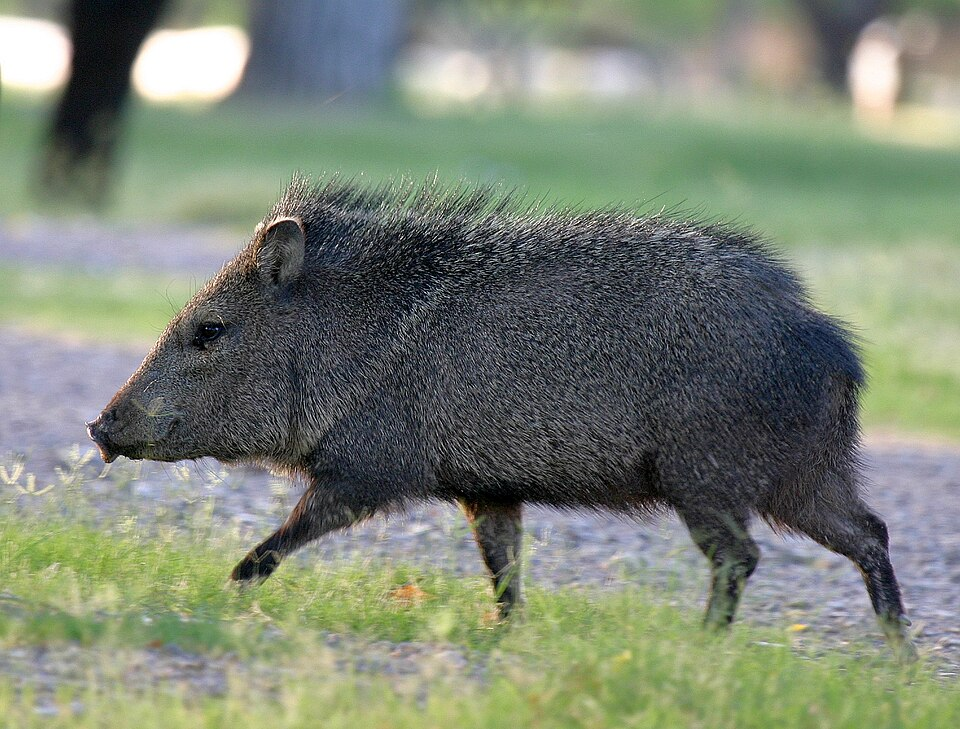
#> input picture reference/real_side_walking.jpg, 960 x 729 px
$ python reference_masks.py
#> lines starting #> are read from the running program, lines starting #| are printed output that depends on the picture; after the words box and inside, x2 and y2 are one past the last pixel; in counts of white or black regions, pixels touching at a corner belong together
"""
Extrae mascaras de silueta de las fotos de referencia (fondo blanco).

Uso:  python src/reference_masks.py            (venv con opencv)

Metodo: umbral sobre "no-blanco" (min de canales y saturacion) -> semilla de GrabCut
(OpenCV) -> mayor componente conexo -> relleno de huecos (la banda clara del collar
no debe agujerear la silueta) -> recorte por debajo de la linea de suelo (la sombra
gris bajo las pezunas no es animal). Guarda reference/masks/<vista>.png y una
superposicion de control reference/masks/<vista>_check.jpg.
"""
import os
import json
import numpy as np
import cv2

ROOT = os.path.dirname(os.path.dirname(os.path.abspath(__file__)))
REF = os.path.join(ROOT, "reference")
OUT = os.path.join(REF, "masks")


# [43 lines left out: function extract, not called in this run]


def extract_rect(path, rect, iters=6):
    """Foto con fondo natural: GrabCut inicializado con un rectangulo + mayor componente."""
#> called with path = 'reference/real_side_walking.jpg', rect = (62, 165, 860, 495), iters = 6
    img = cv2.imread(path)
#> img is the input picture: shape (729, 960, 3); mean B, G, R 118, 133.4, 125
    gc = np.zeros(img.shape[:2], np.uint8)
    bgd = np.zeros((1, 65), np.float64)
    fgd = np.zeros((1, 65), np.float64)
    cv2.grabCut(img, gc, tuple(rect), bgd, fgd, iters, cv2.GC_INIT_WITH_RECT)
    m = ((gc == cv2.GC_FGD) | (gc == cv2.GC_PR_FGD)).astype(np.uint8)
    m = cv2.morphologyEx(m, cv2.MORPH_OPEN, np.ones((5, 5), np.uint8))
    n, lab, stats, _ = cv2.connectedComponentsWithStats(m, 8)
#> n = 2
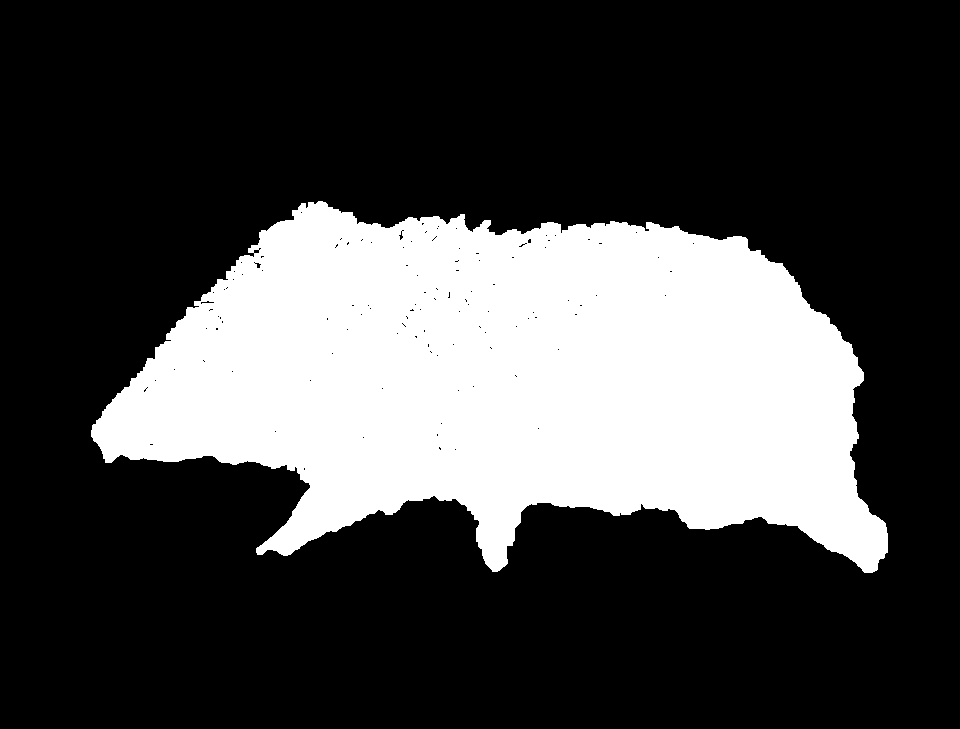
#> m: shape (729, 960); values 0 (black) and 1 (white), 27.5% white; 1 white region, box (x1, y1, x2, y2) and area: (91, 201, 888, 573) 192434
    k = 1 + int(np.argmax(stats[1:, cv2.CC_STAT_AREA]))
#> k = 1
    m = (lab == k).astype(np.uint8)
    inv = (1 - m).astype(np.uint8)
    n, lab, stats, _ = cv2.connectedComponentsWithStats(inv, 4)
#> n = 115
    for i in range(1, n):
        x, y, ww, hh, area = stats[i]
        if area < 3000 and x > 0 and y > 0:
            m[lab == i] = 1
#> m: shape (729, 960); values 0 (black) and 1 (white), 27.5% white; 1 white region, box (x1, y1, x2, y2) and area: (91, 201, 888, 573) 192705
    return img, m * 255


def main():
    os.makedirs(OUT, exist_ok=True)
    meta_path = os.path.join(REF, "ref_landmarks.json")
    meta = json.load(open(meta_path)) if os.path.exists(meta_path) else {}
    for view in ("side", "front", "three_quarter"):
        src = os.path.join(REF, "ref_%s.jpg" % view)
        if not os.path.exists(src):
            continue
        img, mask, gy = extract(src)
        cv2.imwrite(os.path.join(OUT, view + ".png"), mask)
        over = img.copy()
        edge = cv2.morphologyEx(mask, cv2.MORPH_GRADIENT, np.ones((5, 5), np.uint8)) > 0
        over[edge] = (0, 0, 255)
        tint = over.copy()
        tint[mask == 0] = (tint[mask == 0] * 0.5 + np.array([255, 200, 120]) * 0.5).astype(np.uint8)
        cv2.imwrite(os.path.join(OUT, view + "_check.jpg"), cv2.resize(tint, (1000, 558)))
        ys, xs = np.nonzero(mask)
        info = {"ground_y_auto": int(gy), "bbox": [int(xs.min()), int(ys.min()), int(xs.max()), int(ys.max())],
                "area_px": int((mask > 0).sum())}
        meta.setdefault(view, {}).update(info)
        print(view, info)
    # foto real lateral (fondo natural): GrabCut con rectangulo
    for view, rect in (("real_side_walking", (62, 165, 860, 495)),):
        src = os.path.join(REF, view + ".jpg")
        if not os.path.exists(src):
            continue
        img, mask = extract_rect(src, rect)
        cv2.imwrite(os.path.join(OUT, view + ".png"), mask)
        over = img.copy()
        edge = cv2.morphologyEx(mask, cv2.MORPH_GRADIENT, np.ones((3, 3), np.uint8)) > 0
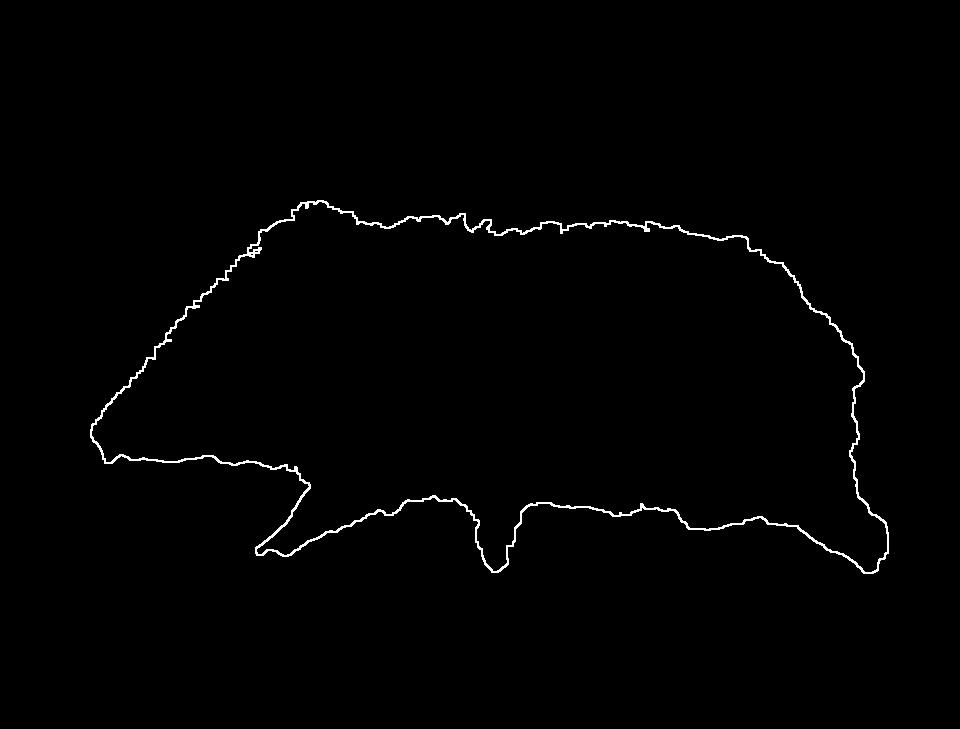
#> edge: shape (729, 960) bool; 0.91% white in thin lines or dots, all inside (x1, y1, x2, y2) = (90, 200, 889, 574)
        over[edge] = (0, 0, 255)
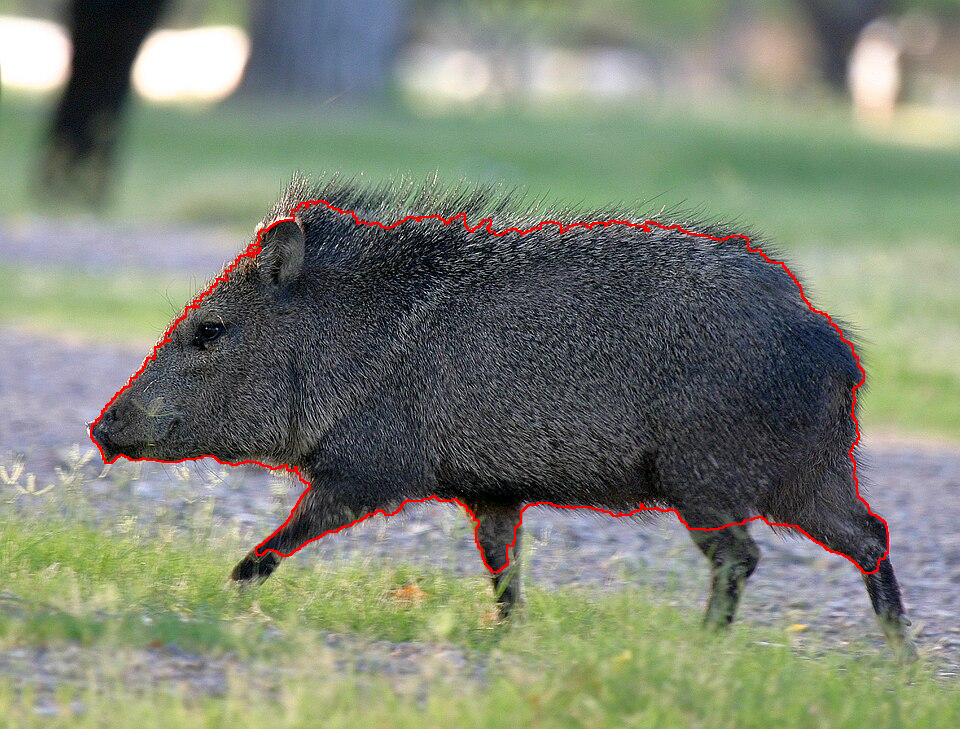
#> over: shape (729, 960, 3); 0.91% of pixels changed, all inside (x1, y1, x2, y2) = (90, 200, 889, 574)
        over[mask == 0] = (over[mask == 0] * 0.4 + np.array([255, 200, 120]) * 0.6).astype(np.uint8)
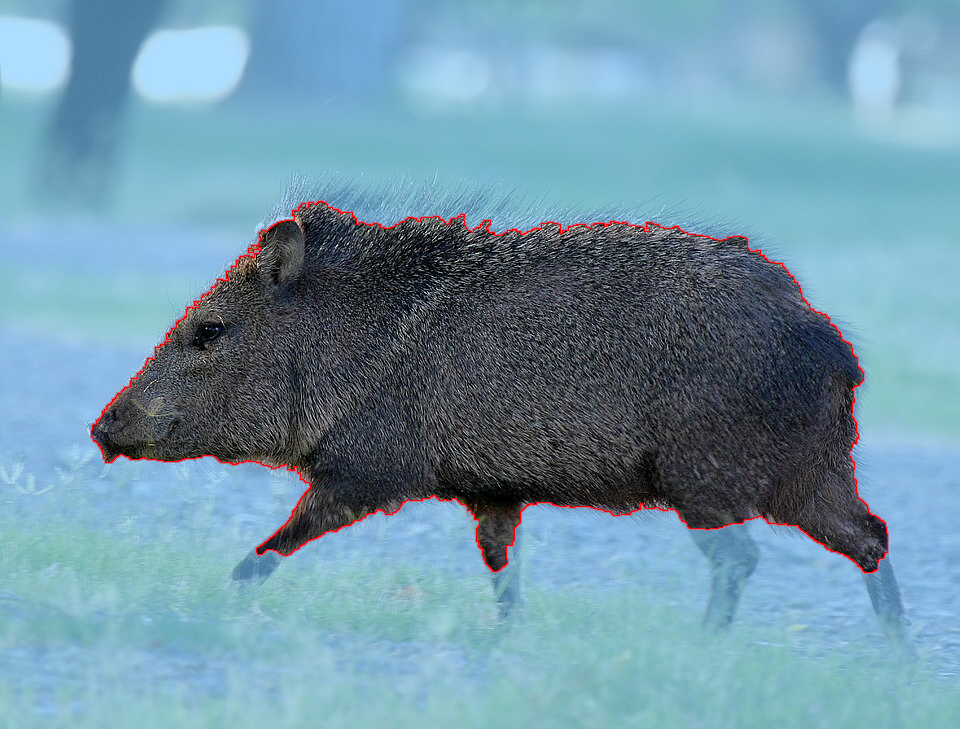
#> over: shape (729, 960, 3); mean B, G, R 168.3, 149.7, 112.7
        cv2.imwrite(os.path.join(OUT, view + "_check.jpg"), over)
        ys, xs = np.nonzero(mask)
        meta.setdefault(view, {}).update({"bbox": [int(xs.min()), int(ys.min()), int(xs.max()), int(ys.max())]})
        print(view, meta[view]["bbox"])
#| real_side_walking [91, 201, 887, 572]
    json.dump(meta, open(meta_path, "w"), indent=1)


if __name__ == "__main__":
    main()
